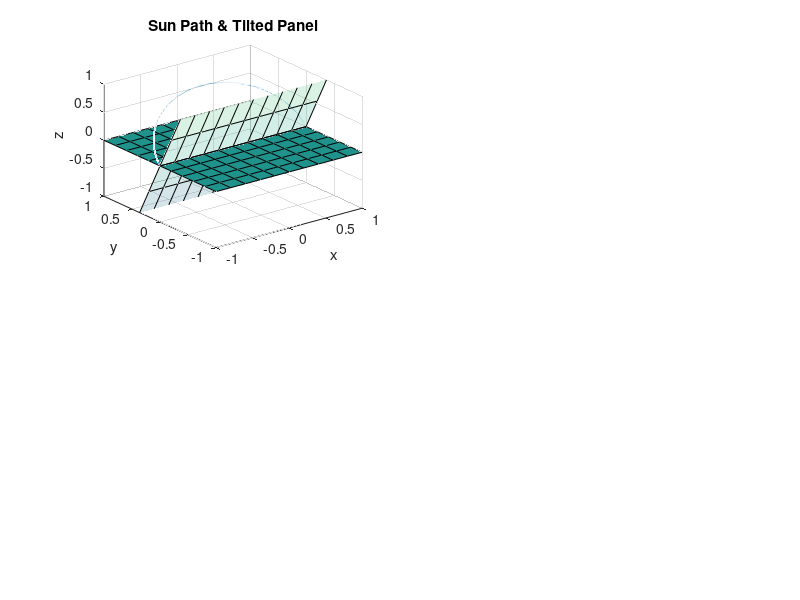

Here is the MATLAB script that generated this plot: (Note: this script raises an error after producing the figure.)
%clear all; 
clc; clf;

%% 외피의 각, 달(month), 계산할 일사량 범위

angle=70%도
month=9%월
starthour=6%시
lasthour=18%시

%% [2.2.1] modeling the path of sun & the plane of panel
t=angle*pi*1/180;
subplot(2,2,1);
ezplot3('-cos(t)','sin(t)*cos(pi*56/180)','sin(t)*sin(pi*56/180)',[0,pi]);
hold on;%태양의 궤적을 매개변수로 나타내기
[X,Y]=meshgrid(-1:.2:1);
tt=0;
Z=-tan(t)*Y; ZZ=-tan(tt)*Y;
s=surf(X,Y,Z,'FaceAlpha',0.2);%외피를 매개변수로 나타내기(pi*1/3)
ss=surf(X,Y,ZZ,'FaceAlpha',1);%땅 표현
axis([-1 1 -1 1 -1 1])
title('Sun Path & Tilted Panel')

%% [2.2.3] angle of incidence 입사각 그래프
y=inline('acos(sin(a)*sin(pi*56/180+t))','a','t');
%y가 입사각, 함수는 손으로 계산해 넣었습니다.
a=linspace(0,pi,100);
y1=round(y(a,t),2);  %이건 혹시몰라서, 입사각을 소숫점 두자리까지로 반올림
%disp(y1)

subplot(2,2,3);
plot(6 + a*12*1/pi,y(a,t)*180/pi,'o-');
axis([6 18 0 90]);
title('angle of incidence')
xlabel('time');
ylabel('incidence angle');
%disp(y(a,t))

%% [2.2.4] cubic spline angles
x=xlsread('incidences');%입사각 정보 불러오기
A=x(1,:);
i=month+1; %월수가 행렬의 2번째 열부터 등장하기 때문
B=x(i,:);
c=1/720;
xx=0:0.01:90;
yy=spline(A,B,xx); %표에 주어진 값들 사이를 3차 보간법으로 인터폴레이션 
subplot(2,2,4);
plot(A,c*B,'o',xx,c*yy)
axis([0 90 0 7*10^(-3)])
xlabel('incidence angle');
ylabel('solar radiation(kWh/m^2/m)');
title('table(splined)')

%% [2.2.2] 하루에 받는 태양복사에너지의 양을 시간순서로 나타내기
subplot(2,2,2)
aa = 0:1:180;
y12=myfunction(aa*pi*1/180,t);
y123=spline(A,B,y12*180*1/pi);
plot(6+aa*12/180,c*y123,'o-'); hold on;

axis([6 18 0 7*10^(-3)])
xlabel('time')
ylabel('solar radiation')
title('solar rad per day')
%disp(kk)
%% total amount of solar radiation received

t_st=floor((starthour-6)*15+1);
t_la=floor((lasthour-6)*15+1);
totalenergy = sum(y123(t_st:t_la))*4*1/720